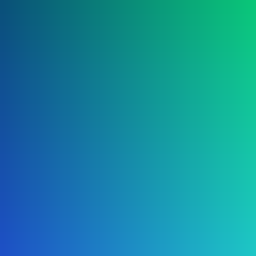
#> input picture sample_images/underwater_sample.png, 128 x 128 px (shown 2 times larger); its folder holds only this picture in this run
$ jupyter execute 01_dataset_exploration.ipynb
#> lines starting #> are read from the running program, lines starting #| are printed output that depends on the picture
# 01 - Underwater Dataset Exploration

This notebook explores underwater image datasets (e.g., UIEB, EUVP, UFO-120), analyzing optical underwater phenomena such as:
- **Wavelength-dependent light attenuation** (rapid absorption of red light)
- **Color casting** (dominant green and blue hues)
- **Low contrast and backscattering**

[cell 1]
import os
from pathlib import Path
import numpy as np
from PIL import Image
import matplotlib.pyplot as plt

data_dir = Path("../data/train/hr")
sample_dir = Path("../sample_images")

# Look for available images
images = list(data_dir.glob("*.png")) + list(data_dir.glob("*.jpg"))
if not images:
    images = list(sample_dir.glob("*.png"))

print(f"Found {len(images)} images for exploration.")

### Visualizing RGB Channel Distribution in Underwater Scenes
Underwater images exhibit a pronounced skew where the red channel energy is severely decayed compared to blue and green.

[cell 2]
if images:
    sample_path = images[0]
    img = Image.open(sample_path).convert("RGB")
#> img is the input picture: PIL image 128x128 RGB; mean R, G, B 19.4, 139.1, 159.2
    arr = np.array(img)

    fig, axs = plt.subplots(1, 4, figsize=(16, 4))
    axs[0].imshow(arr)
    axs[0].set_title("Original Underwater Image")
    axs[0].axis("off")

    colors = [('Red Channel', 'Reds'), ('Green Channel', 'Greens'), ('Blue Channel', 'Blues')]
    for i, (name, cmap) in enumerate(colors):
        axs[i+1].imshow(arr[:, :, i], cmap=cmap)
        axs[i+1].set_title(name)
        axs[i+1].axis("off")
    plt.tight_layout()
    plt.show()
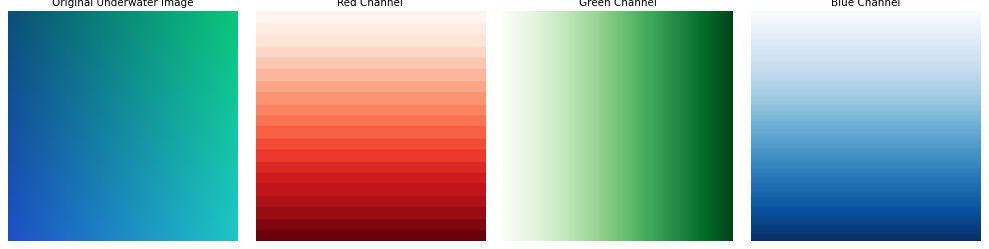
#> figure drawn by matplotlib, 4 panels

### Channel Means & Histograms
Quantify mean pixel values per channel across the scene.

[cell 3]
if images:
    r_mean = arr[:, :, 0].mean()
#> r_mean = 19.44
    g_mean = arr[:, :, 1].mean()
#> g_mean = 139.1
    b_mean = arr[:, :, 2].mean()
#> b_mean = 159.2

    print(f"Channel Mean Intensity:")
    print(f"  Red:   {r_mean:.2f}")
#|   Red:   19.44
    print(f"  Green: {g_mean:.2f}")
#|   Green: 139.06
    print(f"  Blue:  {b_mean:.2f}")
#|   Blue:  159.25

    plt.figure(figsize=(8, 3))
    for i, col in enumerate(['red', 'green', 'blue']):
        plt.hist(arr[:, :, i].ravel(), bins=64, color=col, alpha=0.5, label=f'{col.capitalize()}')
    plt.title("Color Histogram")
    plt.xlabel("Pixel Value")
    plt.ylabel("Count")
    plt.legend()
    plt.show()
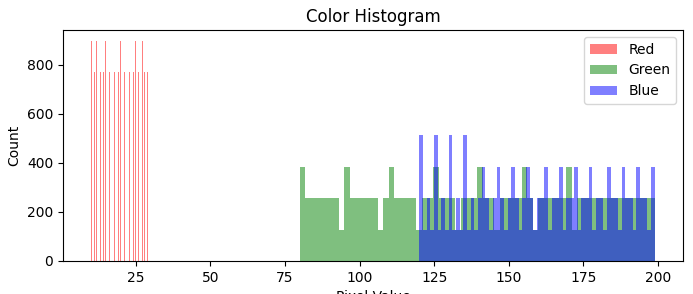
#> figure drawn by matplotlib, 1 panel
